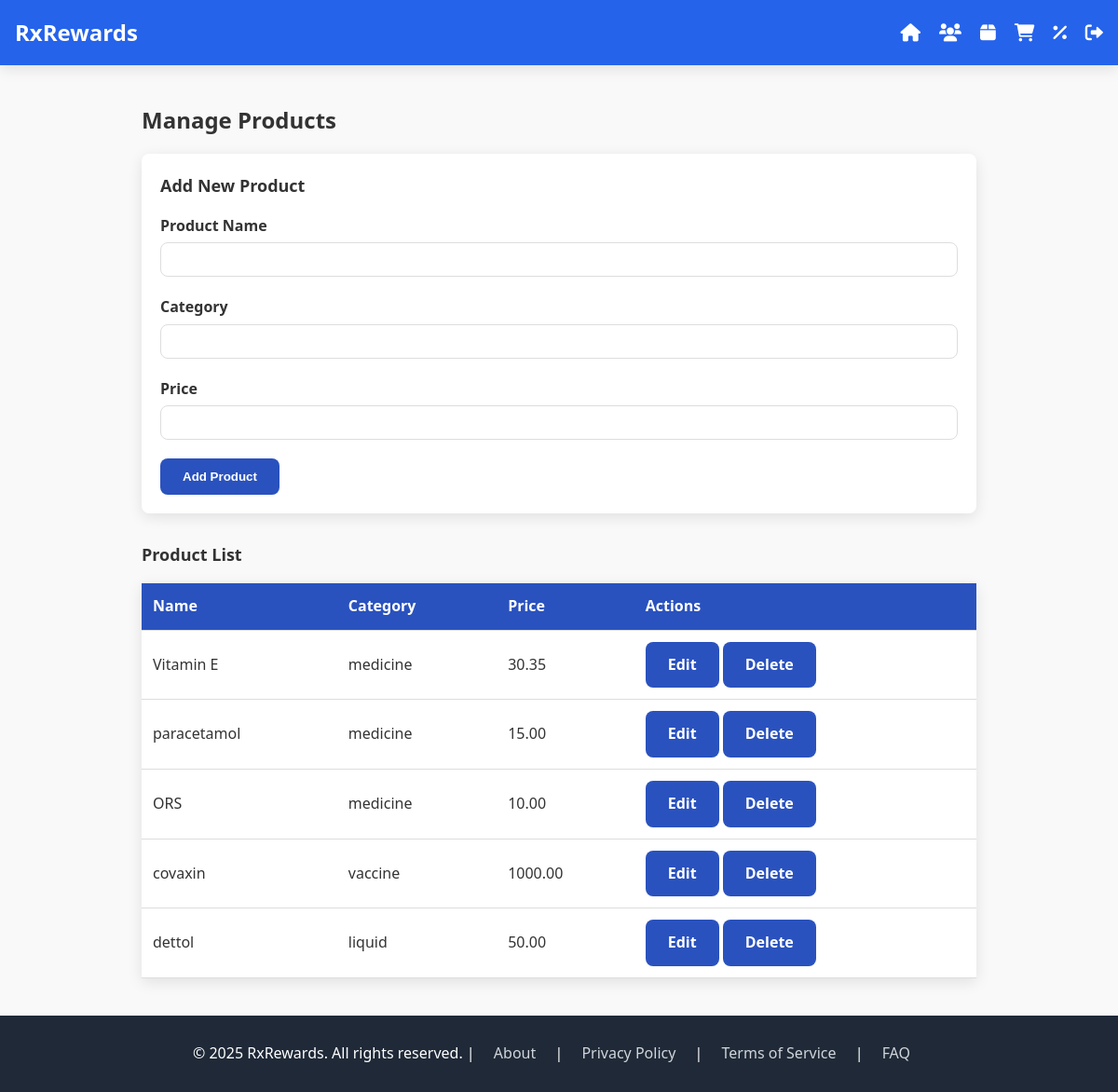
The page /products (signed in) on the database its author committed.
### tables this page shows
CREATE TABLE Product (
            ProductName TEXT PRIMARY KEY,
            Category TEXT NOT NULL,
            Price REAL NOT NULL
        );

### app.py (the view)
    def wrap(*args, **kwargs):
        if not session.get("logged_in"):
            return redirect(url_for("login"))
        return f(*args, **kwargs)

### app.py (called while the page is built, shortened)
def login_required(f):
    def wrap(*args, **kwargs):
        if not session.get("logged_in"):
            return redirect(url_for("login"))
        return f(*args, **kwargs)
    wrap.__name__ = f.__name__
    return wrap

@app.route("/products", methods=["GET", "POST"])
@login_required
def products():
    products = get_all_products()
    return render_template("products.html", products=products)

### database.py (called while the page is built)
def get_db():
    conn = sqlite3.connect("rxrewards.db")
    return conn

def get_all_products():
    conn = get_db()
    c = conn.cursor()
    c.execute("SELECT * FROM Product")
    return c.fetchall()

### templates/products.html (shortened to what this page needs)
{% extends 'base.html' %} {% block content %}
<section class="container">
	<h2 class="text-2xl font-bold mb-4">Manage Products</h2>
	<div class="form">
		<h3 class="text-lg font-semibold mb-4">Add New Product</h3>
		<form method="POST">
			<div class="form-group">
				<label for="product_name">Product Name</label>
				<input
					type="text"
					name="product_name"
					id="product_name"
					required
				/>
			</div>
			<div class="form-group">
				<label for="category">Category</label>
				<input type="text" name="category" id="category" required />
			</div>
			<div class="form-group">
				<label for="price">Price</label>
				<input
					type="number"
					step="0.01"
					name="price"
					id="price"
					required
				/>
			</div>
			<button type="submit" class="btn bg-green-600 hover:bg-green-700">
				Add Product
			</button>
		</form>
	</div>
	<h3 class="text-lg font-semibold mt-6 mb-4">Product List</h3>
	<table>
		<thead>
			<tr>
				<th>Name</th>
				<th>Category</th>
				<th>Price</th>
				<th>Actions</th>
			</tr>
		</thead>
		<tbody>
			{% for product in products %}
			<tr>
				<td>{{ product[0] }}</td>
				<td>{{ product[1] }}</td>
				<td>{{ '%.2f'|format(product[2]) }}</td>
				<td>
					<a
						href="{{ url_for('edit_product', product_name=product[0]) }}"
						class="btn bg-blue-600 hover:bg-blue-700"
						>Edit</a
					>
					<a
						href="{{ url_for('delete_product', product_name=product[0]) }}"
						class="btn bg-red-600 hover:bg-red-700"
						>Delete</a
					>
				</td>
			</tr>
			{% endfor %}
		</tbody>
	</table>
</section>
{% endblock %}

### templates/base.html (shortened to what this page needs)
<!DOCTYPE html>
<html lang="en">
	<head>
		<link
			rel="stylesheet"
			href="{{ url_for('static', filename='style.css') }}"
		/>
		<link
			rel="stylesheet"
			href="https://cdnjs.cloudflare.com/ajax/libs/font-awesome/6.0.0-beta3/css/all.min.css"
		/>
	</head>
	<body>
		<header
			class="bg-blue-600 text-white p-4 flex justify-between items-center"
		>
			<h1 class="text-2xl font-bold">RxRewards</h1>
			<nav class="flex space-x-5">
				<a
					href="{{ url_for('dashboard') }}"
					class="text-white hover:text-gray-200"
					title="Home"
					><i class="fas fa-home"></i
				></a>
				<a
					href="{{ url_for('customers') }}"
					class="text-white hover:text-gray-200"
					title="Customers"
					><i class="fas fa-users"></i
				></a>
				<a
					href="{{ url_for('products') }}"
					class="text-white hover:text-gray-200"
					title="Products"
					><i class="fas fa-box"></i
				></a>
				<a
					href="{{ url_for('purchases') }}"
					class="text-white hover:text-gray-200"
					title="Purchases"
					><i class="fas fa-shopping-cart"></i
				></a>
				<a
					href="{{ url_for('discounts') }}"
					class="text-white hover:text-gray-200"
					title="Discounts"
					><i class="fas fa-percent"></i
				></a>
				<a
					href="{{ url_for('logout') }}"
					class="text-white hover:text-gray-200"
					title="Logout"
					><i class="fas fa-sign-out-alt"></i
				></a>
			</nav>
		</header>
		<main>
			<div class="container">
				 {% block content %}{%
				endblock %}
			</div>
		</main>
		<footer>
			<div class="container">
				<p>
					© 2025 RxRewards. All rights reserved. |
					<a href="{{ url_for('about') }}">About</a> |
					<a href="#">Privacy Policy</a> |
					<a href="#">Terms of Service</a> | <a href="#">FAQ</a>
				</p>
			</div>
		</footer>
	</body>
</html>

### static/style.css (style rules this page uses)
:root { --primary-color: #2a52be; --secondary-color: #6d83c4; --text-color: #333; --light-bg: #f9f9f9; --border-radius: 8px; --box-shadow: 0 4px 15px rgba(0, 0, 0, 0.1); }
* { margin: 0; padding: 0; box-sizing: border-box; }
body { font-family: "Segoe UI", Tahoma, Geneva, Verdana, sans-serif; line-height: 1.6; color: var(--text-color); background-color: var(--light-bg); display: flex; flex-direction: column; min-height: 100vh; }
.container { width: 90%; max-width: 1200px; margin: 0 auto; padding: 20px; }
header { background-color: #2563eb; color: #fff; padding: 1rem; display: flex; justify-content: space-between; align-items: center; box-shadow: var(--box-shadow); }
header h1 { font-size: 1.5rem; font-weight: bold; }
nav a { color: #fff; margin-left: 1rem; font-size: 1.2rem; transition: color 0.3s ease; }
.bg-blue-600 { background-color: #2563eb; }
.bg-green-600 { background-color: #16a34a; }
.text-white { color: #fff; }
.p-4 { padding: 1rem; }
.mb-4 { margin-bottom: 1rem; }
.text-2xl { font-size: 1.5rem; }
.text-lg { font-size: 1.125rem; }
.font-bold { font-weight: 700; }
.font-semibold { font-weight: 600; }
.flex { display: flex; }
.items-center { align-items: center; }
.justify-between { justify-content: space-between; }
.space-x-5 > * + * { margin-left: 1.25rem; }
.btn { display: inline-block; padding: 12px 24px; border-radius: var(--border-radius); font-weight: 600; cursor: pointer; border: none; background-color: var(--primary-color); color: #fff; text-decoration: none; transition: background-color 0.3s ease; }
.form { background-color: #fff; padding: 20px; border-radius: var(--border-radius); box-shadow: var(--box-shadow); margin-bottom: 30px; }
.form-group { margin-bottom: 20px; }
.form-group label { display: block; margin-bottom: 5px; font-weight: 600; }
.form-group input { width: 100%; padding: 10px; border: 1px solid #ddd; border-radius: var(--border-radius); }
table { width: 100%; border-collapse: collapse; background-color: #fff; box-shadow: var(--box-shadow); }
th, td { padding: 12px; text-align: left; border-bottom: 1px solid #ddd; }
th { background-color: var(--primary-color); color: #fff; }
footer { background-color: #1f2937; color: #fff; padding: 8.5px 0; text-align: center; margin-top: auto; }
footer a { color: #d1d5db; margin: 0 1rem; text-decoration: none; }

### rows shown on the page
Product: ProductName "Vitamin E", Category "medicine", Price "30.35"
Product: ProductName "paracetamol", Category "medicine", Price "15.00"
Product: ProductName "ORS", Category "medicine", Price "10.00"
Product: ProductName "covaxin", Category "vaccine", Price "1000.00"
Product: ProductName "dettol", Category "liquid", Price "50.00"
